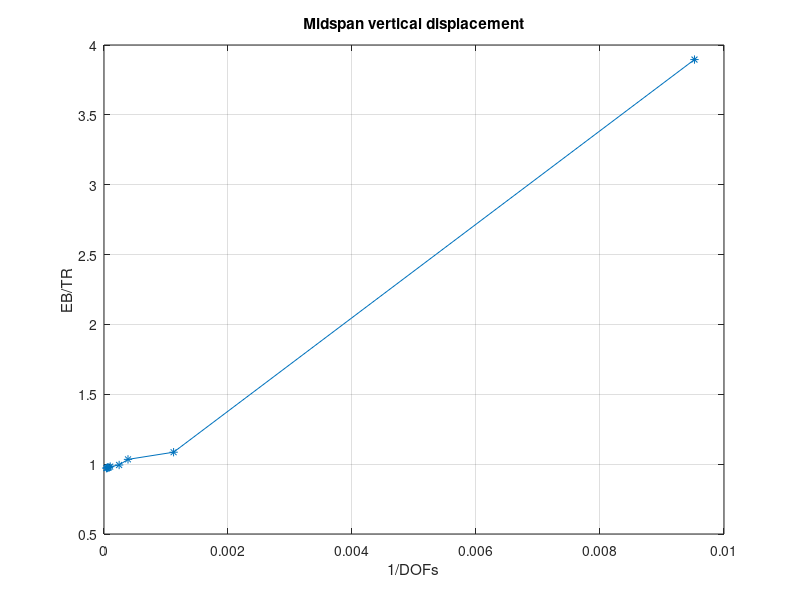
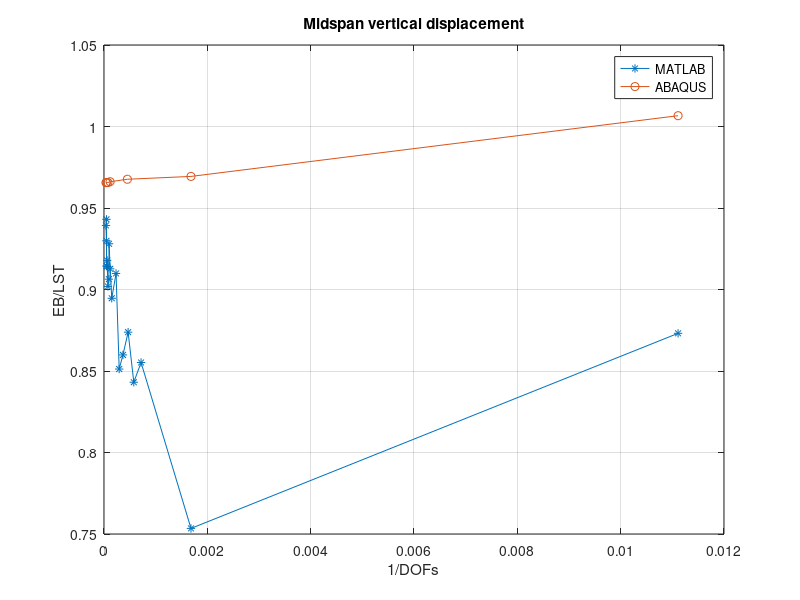
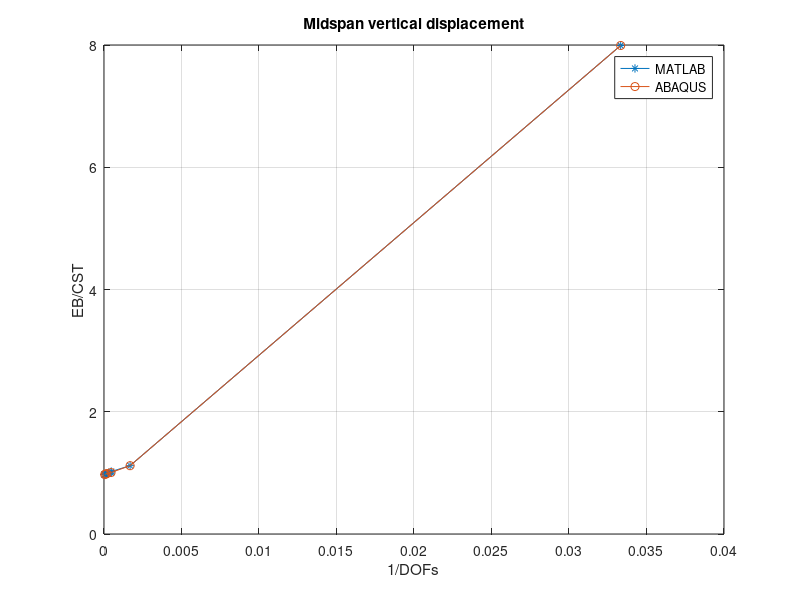

Source code (MATLAB) for these figures, in order:
clear all;
close all;
clc;
Euler = 0.001190476190476;

CST_dofs = [30,594,2142,2222,3402,5022,8282,10302,12322,14762,17182,19602,22842,24462,25662];
CST = [1.489594775595639e-04,0.001064951716968,0.001165059242005,0.001190388895012,0.001200283991053,...
    0.001203717354782,0.001213720937214,0.001214289517394,0.001214598443731,0.001219601547756,0.001219790119117,...
    0.001219912491413,0.001223069785971,0.001224238175844,0.001223154500608];

LST_dofs = [90,594,1394,1734,2142,2730,3402,4290,6666,8282,10302,10578,13202,15778,16422,20502,20898,20930,26082];
LST = [0.001363482660013,0.001580072703449,0.001392014990965,0.001412019295893,0.001362374920909,0.001384481393102,...
    0.001398571095398,0.001308427179395,0.001330708354128,0.001304366004828,0.001282749399446,0.001313490942182,...
    0.001319996006625,0.001302358044489,0.001297014379057,0.001301927429989,0.001262376654595,0.001280249347114,0.001267409217244];


TR_dofs = [105,891,2583,4095,9963,12423,15453,18513,22143,25545];
TR = [3.055855252914182e-04,0.001096762300234,0.001151110756730,0.001197741821396,0.001211703000320,...
    0.001219183865479,0.001219542219717,0.001223723184922,0.001223937663794,0.001225441416596];


% figure;
% plot(Euler./LST,1./LST_dofs);
% grid on;
% ylabel('1/DOFs'); xlabel('EB/LST');
% title('Midspan vertical displacement');

% figure;
% plot(1./CST_dofs,Euler./CST);
% grid on;
% xlabel('1/DOFs'); ylabel('EB/CST');
% title('Midspan vertical displacement');

figure;
plot(1./TR_dofs,Euler./TR,'*-');
grid on;
xlabel('1/DOFs'); ylabel('EB/TR');
title('Midspan vertical displacement');


%% ABAQUS

LST_dofs_A = [90,594,2210,8514,13202,20930,26082];
LST_A = [0.00118263,0.00122808,0.00123029,0.00123223,0.00123285,0.0012329,0.00123291];

figure;
plot(1./LST_dofs,Euler./LST,'*-',1./LST_dofs_A,Euler./LST_A,'o-');
grid on;
xlabel('1/DOFs'); ylabel('EB/LST');
title('Midspan vertical displacement');
legend('MATLAB','ABAQUS');


CST_dofs_A = [30,594,2210,5346,10302,20930];
CST_A = [0.000148959,0.00106495,0.00118384,0.00120405,0.00121429,0.00122499];

figure;
plot(1./CST_dofs,Euler./CST,'*-',1./CST_dofs_A,Euler./CST_A,'o-');
grid on;
xlabel('1/DOFs'); ylabel('EB/CST');
title('Midspan vertical displacement');
legend('MATLAB','ABAQUS');
